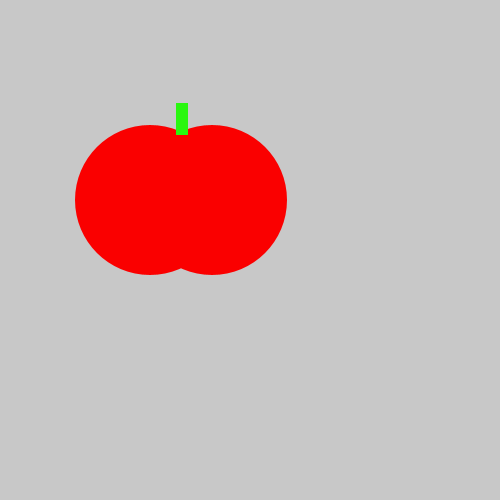
Frame 1 (no input)
Frame 60 (the mouse pressed at the canvas centre just before this capture): identical to frame 1, image omitted
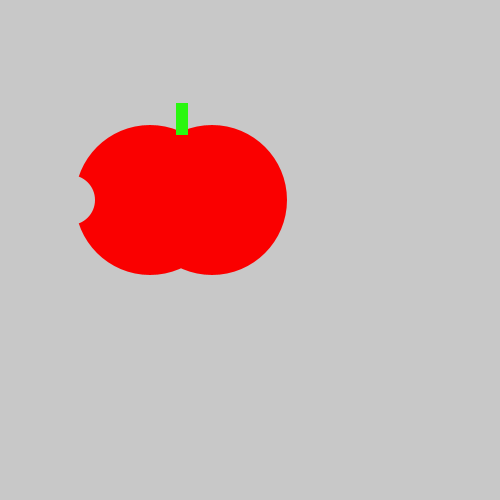
Frame 120 (the mouse held since frame 60 and released just before this capture)

The Processing sketch that drew these frames (run headless with seeded random() and noise(); from frame 60 on, the mouse is pressed at the canvas centre):

// Processing sketch: sketch_TastyTomato
// ── sketch_TastyTomato.pde
void setup() {
    size(500, 500);
    
}
void draw() {
    background(200, 200, 200);
    noStroke();
    fill(250,0,0);
    ellipse(150, 200, 150, 150);
    ellipse(212, 200, 150, 150);
    fill(41,247,15);
    rect(176, 103, 12, 32);
    if (mousePressed) {
      fill(200,200,200);
      ellipse(70,200, 50,50);
    }
}
